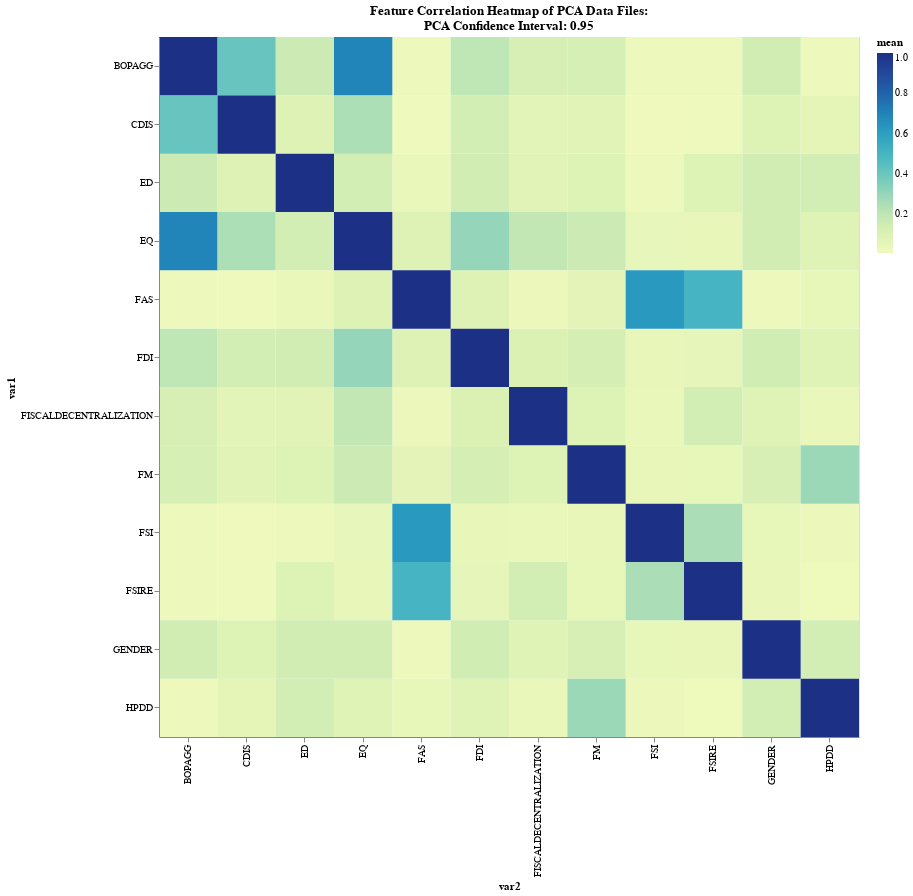

Notebook code cell kept with this figure:
### Markdown cell above
Correlation heat map of principal component analysis components comparing each data sets' average principal component correlation.

### Code cell
corr_df = pd.DataFrame(abs(pca_train_df.corr()), index = pca_train_df.columns, columns = pca_train_df.columns)
corrMatrix = corr_df.reset_index().melt('index')
corrMatrix.columns = ['var1', 'var2', 'correlation']
corrMatrix.sort_values(by=['correlation'],ascending=True,inplace=True)
corrMatrix['model'] = 'correlation matrix'
corrMatrix['var1_feature_names'] = [meta_dict[x.split('_')[0]] for x in corrMatrix['var1']]
corrMatrix['var2_feature_names'] = [meta_dict[x.split('_')[0]] for x in corrMatrix['var2']]

corrMatrix_heatmap = corrMatrix[:5000]

alt.Chart(corrMatrix_heatmap, title = ["Feature Correlation Heatmap of PCA Features: "
                    ,'Number of Principal Components: '+str(corr_df.shape[0]) 
                    ,'PCA Confidence Interval: '+ str(ci)]
                    ).mark_rect().encode(
    x='var2:O',
    y='var1:O'
    ,color='correlation:Q'
    , tooltip=['correlation:Q','var2_feature_names:O','var1_feature_names:O'],
    ).properties(height=750, width = 900)#.show()

corrMatrix_fileavg=corrMatrix
corrMatrix_fileavg['var1'] = [x.split('_')[0] for x in corrMatrix_fileavg['var1']]
corrMatrix_fileavg['var2'] = [x.split('_')[0] for x in corrMatrix_fileavg['var2']]
corrMatrix_fileavg['var1_feature_names'] = [meta_dict[x.split('_')[0]] for x in corrMatrix_fileavg['var1']]
corrMatrix_fileavg['var2_feature_names'] = [meta_dict[x.split('_')[0]] for x in corrMatrix_fileavg['var2']]

corrMatrix_fileavg=corrMatrix_fileavg.groupby(['var1','var2','var1_feature_names','var2_feature_names','model'],as_index=False)['correlation'].aggregate(['mean']).reset_index().sort_values(by=['mean'], ascending=True)
corrMatrix_fileavg = corrMatrix_fileavg.reset_index()
corrMatrix_fileavg.loc[corrMatrix_fileavg.var1 == corrMatrix_fileavg.var2, 'mean'] = 1
print(corrMatrix_fileavg)


alt.Chart(corrMatrix_fileavg, title = ["Feature Correlation Heatmap of PCA Data Files: "
                    ,'PCA Confidence Interval: '+ str(ci)]
                    ).mark_rect().encode(
    x='var2:O',
    y='var1:O'
    ,color='mean:Q'
    , tooltip=['mean:Q','var2_feature_names:O','var1_feature_names:O'],
    ).properties(height=700, width = 700)#.show()

### Figure 1 — Vega-Lite specification as saved in the notebook (floating-point values rounded to 4 significant figures; data arrays with more than 128 entries replaced by an {"elided": "..."} marker saying what was removed)
{"config": {"view": {"continuousWidth": 400, "continuousHeight": 300}}, "data": {"name": "data-50a3db9a535324dce973e32583f92b0b"}, "mark": "rect", "encoding": {"color": {"field": "mean", "type": "quantitative"}, "tooltip": [{"field": "mean", "type": "quantitative"}, {"field": "var2_feature_names", "type": "ordinal"}, {"field": "var1_feature_names", "type": "ordinal"}], "x": {"field": "var2", "type": "ordinal"}, "y": {"field": "var1", "type": "ordinal"}}, "height": 700, "title": ["Feature Correlation Heatmap of PCA Data Files: ", "PCA Confidence Interval: 0.95"], "width": 700, "$schema": "https://vega.github.io/schema/vega-lite/v4.17.0.json", "datasets": {"data-50a3db9a535324dce973e32583f92b0b": {"elided": "144 records"}}}
